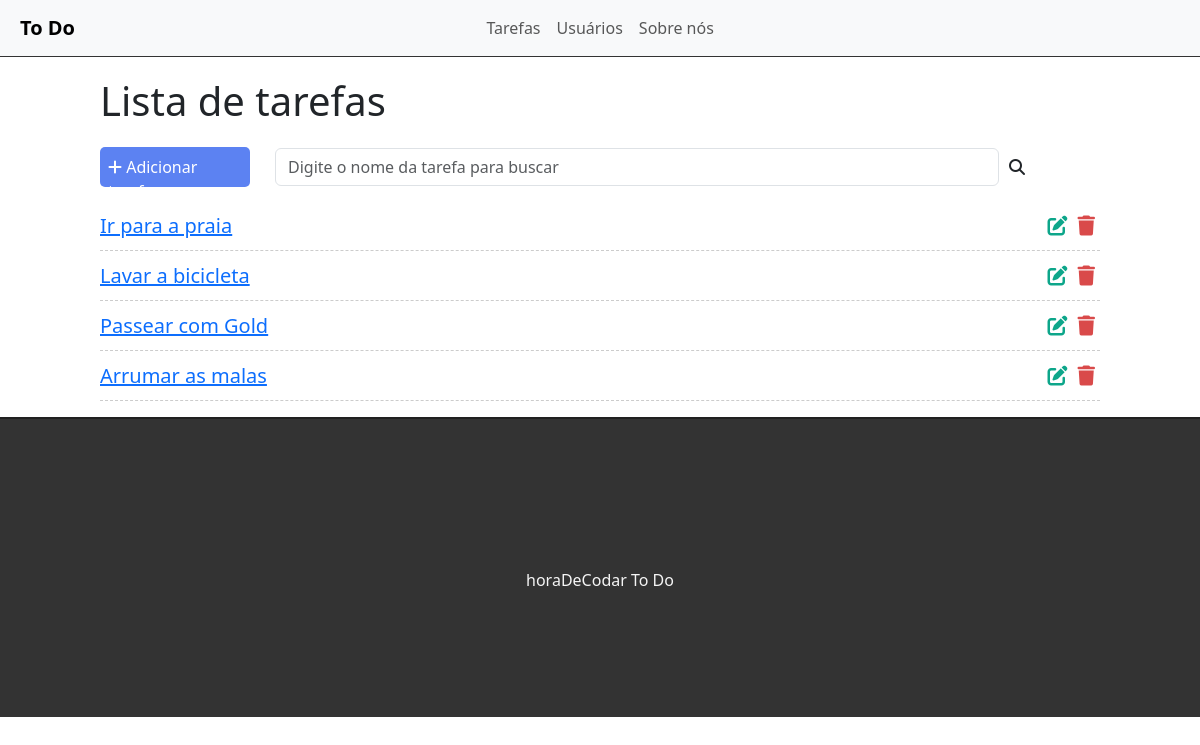
The page / on the database its author committed.
### tasks/models.py (models this page shows, shortened)
class Task(models.Model):
	title = models.CharField(max_length=255)
	description = models.TextField()
	done = models.CharField(
		max_length=5,
		choices=STATUS,
	)
	created_at = models.DateField(auto_now_add=True)
	update_at = models.DateField(auto_now=True)

### tasks/views.py (the view)
# urls.py: path('', views.taskList, name='task-list'),
def taskList(request):
	tasks = Task.objects.all().order_by('-created_at') #Pegando todos os objetos Tasks do banco de dados
	return render(request, 'tasks/list.html', {'tasks': tasks} )

### tasks/templates/tasks/list.html (shortened to what this page needs)
{% extends 'base.html' %}
{% block content %}
<div class="offset-1 col-10 list-div">
	<h1>Lista de tarefas</h1>
	<div class="add-search">
		<a id='add-task' href="newtask/">
			<div class="col-2 add-div">
				<i class="fa-solid fa-plus"></i> Adicionar tarefa
			</div>
		</a>
		<div class="col-9 search-div" id="search-bar">
			<input class="form-control" type="text" id="search" placeholder="Digite o nome da tarefa para buscar">
			<i class="fas fa-search"></i>
		</div>
	</div>
	<ul class="task-list">
		{% for task in tasks %}
		<li class="task-item">
			<span><a href="/task/{{task.id}}">{{task.title}}</a></span>
			<span><i class="fas fa-trash"></i></span>
			<span><a href="/edit/{{task.id}}"><i class="fas fa-edit"></i></a></span>
		</li>
		{% endfor %}
	</ul>
</div>
{% endblock %}

### tasks/static/css/styles.css (style rules this page uses)
#add-task { text-decoration: none; }
.add-div { background-color: #5C82F2; cursor: pointer; color: white; padding: 8px; height: 40px; width: 150px; border-radius: 5px; margin-right: 25px ; }
.add-search { display: flex; flex-direction: row; align-items: center; }
#search-bar { display: flex; flex-direction: row; align-items: center; }
.fas.fa-search { padding-left: 10px; }
.search-div { padding: 0px; margin-top: 15px; margin-bottom: 15px; }
.list-div { padding: 0; }
.task-list { padding-left: 0; }
.task-item { list-style: none; font-size: 20px; height: 50px; padding-top: 10px; border-bottom: 1px dashed #ccc; }
.fas.fa-trash, .fas.fa-edit { cursor: pointer; margin: 5px; font-size: 20px; float: right; }
.fas.fa-trash { color: #D94A4A; }
.fas.fa-edit { color: #0DA68A; }

### rows shown on the page
Task: title "Ir para a praia"
Task: title "Lavar a bicicleta"
Task: title "Passear com Gold"
Task: title "Arrumar as malas"
